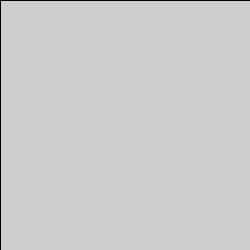
Frame 1 (no input)
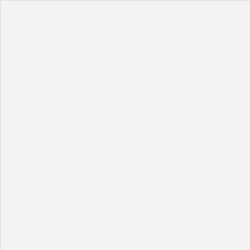
Frame 60 (the mouse pressed at the canvas centre just before this capture)
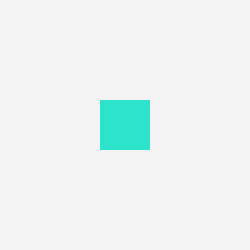
Frame 120 (the mouse held since frame 60 and released just before this capture)

The Processing sketch that drew these frames (run headless with seeded random() and noise(); from frame 60 on, the mouse is pressed at the canvas centre):

// Processing sketch: processing_55150
// ── processing_55150.pde

/* Project 2D by Sarah Sia
York/Sheridan*/

//background
void setup(){
  size(250,250);
}
void draw(){
fill(255, 10);
  rect(0,0,250,250);

//colour 
noStroke();
fill(#2EE3CC);

//first row
    if(mouseX > 0 && mouseX < 50 && mouseY < 50){
      rect (0,0,50,50);
      }  
      else if (mouseX > 50 && mouseX < 100 && mouseY < 50){
        rect (50,0,50,50);
      }
      else if (mouseX > 100 && mouseX < 150 && mouseY < 50){
      rect (100,0,50,50);
      }
      else if (mouseX > 150 && mouseX < 200 && mouseY < 50){
      rect (150,0,50,50);
      }
      else if (mouseX > 200 && mouseX < 250 && mouseY < 50){
      rect (200,0,50,50);
      }
      else if (mouseX > 250 && mouseX < 300 && mouseY < 50){
      rect (250,0,50,50);
      }
//second row
      else if(mouseX > 0 && mouseX < 50 && mouseY < 100){
      rect (0,50,50,50);
      }
      else if(mouseX > 50 && mouseX < 100 && mouseY < 100){
      rect (50,50,50,50);
      }
      else if(mouseX > 100 && mouseX < 150 && mouseY < 100){
      rect (100,50,50,50);
      }
      else if(mouseX > 150 && mouseX < 200 && mouseY < 100){
      rect (150,50,50,50);
      }
      else if(mouseX > 200 && mouseX < 250 && mouseY < 100){
      rect (200,50,50,50);
      }
      else if(mouseX > 250 && mouseX < 300 && mouseY < 100){
      rect (250,50,50,50);
      }
//third row
      else if(mouseX > 0 && mouseX < 50 && mouseY < 150){
      rect (0,100,50,50);
      }
      else if(mouseX > 50 && mouseX < 100 && mouseY < 150){
      rect (50,100,50,50);
      }
      else if(mouseX > 100 && mouseX < 150 && mouseY < 150){
      rect (100,100,50,50);
      }
      else if(mouseX > 150 && mouseX < 200 && mouseY < 150){
      rect (150,100,50,50);
      }
      else if(mouseX > 200 && mouseX < 250 && mouseY < 150){
      rect (200,100,50,50);
      }
      else if(mouseX > 250 && mouseX < 300 && mouseY < 150){
      rect (250,100,50,50);
      }
//fourth row
      else if(mouseX > 0 && mouseX < 50 && mouseY < 200){
      rect (0,150,50,50);
      }
      else if(mouseX > 50 && mouseX < 100 && mouseY < 200){
      rect (50,150,50,50);
      }
      else if(mouseX > 100 && mouseX < 150 && mouseY < 200){
      rect (100,150,50,50);
      }
      else if(mouseX > 150 && mouseX < 200 && mouseY < 200){
      rect (150,150,50,50);
      }
      else if(mouseX > 200 && mouseX < 250 && mouseY < 200){
      rect (200,150,50,50);
      }
      else if(mouseX > 250 && mouseX < 300 && mouseY < 200){
      rect (250,150,50,50);
      }
//fifth row
      else if(mouseX > 0 && mouseX < 50 && mouseY < 250){
      rect (0,200,50,50);
      }
      else if(mouseX > 50 && mouseX < 100 && mouseY < 250){
      rect (50,200,50,50);
      }
      else if(mouseX > 100 && mouseX < 150 && mouseY < 250){
      rect (100,200,50,50);
      }
      else if(mouseX > 150 && mouseX < 200 && mouseY < 250){
      rect (150,200,50,50);
      }
      else if(mouseX > 200 && mouseX < 250 && mouseY < 250){
      rect (200,200,50,50);
      }
      else if(mouseX > 250 && mouseX < 300 && mouseY < 250){
      rect (250,200,50,50);
      }
} 
